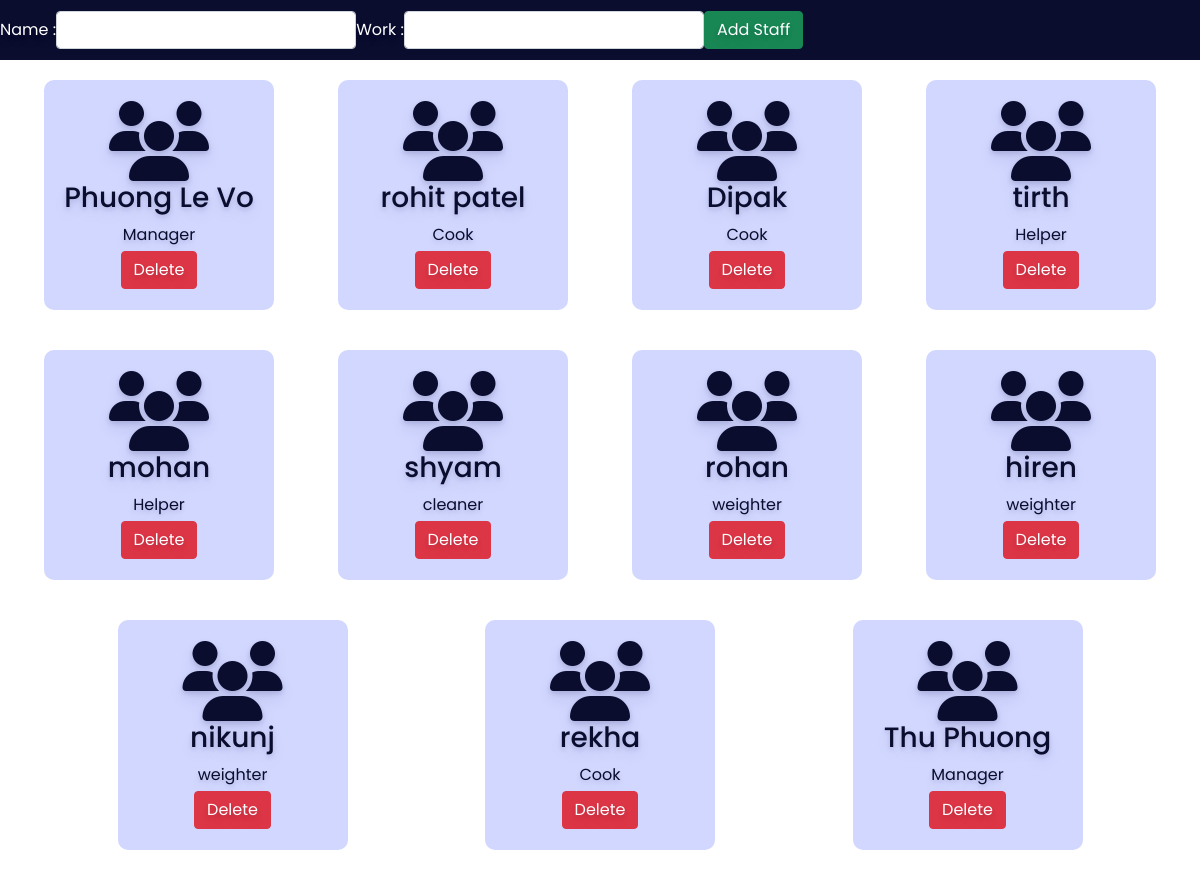
The app's page /admin/staff.php with its own data.
### tables this page shows
CREATE TABLE `staff` (
  `id` int(30) NOT NULL,
  `name` varchar(30) NOT NULL,
  `work` varchar(30) NOT NULL
);

### admin/staff.php (the view, shortened to what this page needs)
<?php
include '../config.php';
?>
<!DOCTYPE html>
<html lang="en">
<head>
    <link rel="stylesheet" href="https://cdnjs.cloudflare.com/ajax/libs/font-awesome/6.2.0/css/all.min.css" />
    <link href="https://cdn.jsdelivr.net/npm/bootstrap@5.0.2/dist/css/bootstrap.min.css" rel="stylesheet">
    <link rel="stylesheet" href="css/room.css">
</head>
<body>
    <div class="addroomsection">
        <form action="" method="POST">
            <label for="troom">Name :</label>
            <input type="text" name="staffname" class="form-control">
            <label for="bed">Work :</label>
            <select name="staffwork" class="form-control">
                <option value selected></option>
                <option value="Manager">Manager</option>
            </select>
            <button type="submit" class="btn btn-success" name="addstaff">Add Staff</button>
        </form>
    </div>
    <div class="room">
    <?php
        $sql = "select * from staff";
        $re = mysqli_query($conn, $sql)
        ?>
        <?php
        while ($row = mysqli_fetch_array($re)) {
                echo "<div class='roombox'>
						<div class='text-center no-boder'>
                            <i class='fa fa-users fa-5x'></i>
							<h3>" . $row['name'] . "</h3>
                            <div class='mb-1'>" . $row['work'] . "</div>
                            <a href='staffdelete.php?id=". $row['id'] ."'><button class='btn btn-danger'>Delete</button></a>
						</div>
                    </div>";
        }
        ?>
    </div>
</body>
</html>

### admin/css/room.css (style rules this page uses)
:root { --bg-text-shadow: 0 2px 4px rgb(13 0 77 / 8%), 0 3px 6px rgb(13 0 77 / 8%), 0 8px 16px rgb(13 0 77 / 8%); --bg-box-shadow: 0px 0px 20px 6px rgba(8, 8, 15, 0.31); }
body { background-color: #ffff; background-image: url(../../image/bg.jpg); background-size: cover; }
* { margin: 0; padding: 0; font-family: 'Poppins', sans-serif; text-shadow: var(--bg-text-shadow); }
.addroomsection { height: 60px; width: 100%; background-color: #0a0d2d; position:fixed; display: flex; z-index: 100; }
.addroomsection form { height: 100%; display: flex; justify-content: space-evenly; align-items: center; }
.addroomsection form label { color: white; }
.addroomsection form select { width: 300px; }
.addroomsection form input { width: 300px; }
.room { display: flex; position: relative; top: 60px; height: 85vh; overflow-y: scroll; justify-content: space-evenly; flex-wrap: wrap; }
.roombox { height: 230px; width: 230px; margin: 20px; display: flex; flex-direction: column; justify-content: center; color: #0a0d2d; text-shadow: var(--bg-text-shadow); border-radius: 10px; }

### admin/staff.php (style rules this page uses)
.roombox { background-color: #d1d7ff; padding: 10px; }

### records on screen
staff: name "Phuong Le Vo", work "Manager"
staff: name "rohit patel", work "Cook"
staff: name "Dipak", work "Cook"
staff: name "tirth", work "Helper"
staff: name "mohan", work "Helper"
staff: name "shyam", work "cleaner"
staff: name "rohan", work "weighter"
staff: name "hiren", work "weighter"
staff: name "nikunj", work "weighter"
staff: name "rekha", work "Cook"
staff: name "Thu Phuong", work "Manager"
